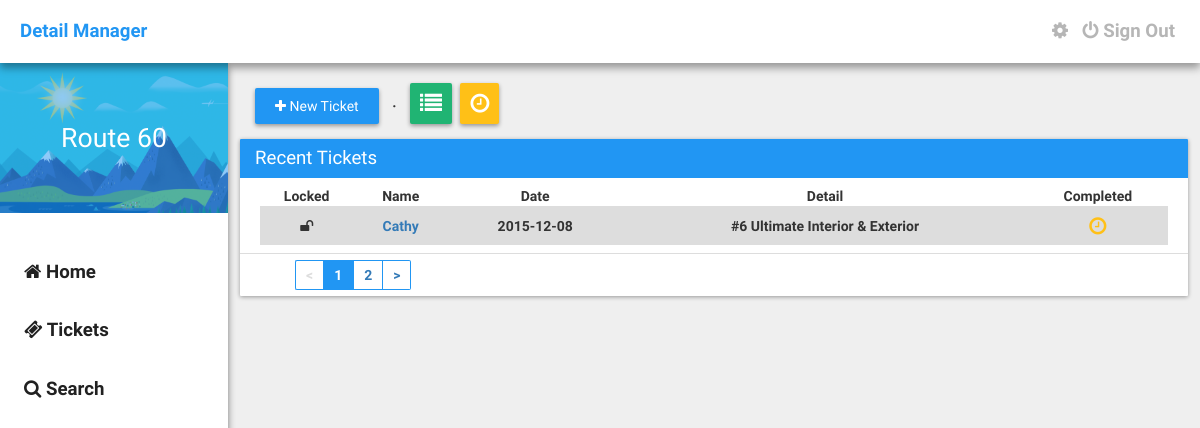
/scheduled.php (signed in), run on an earlier commit of the app's database.
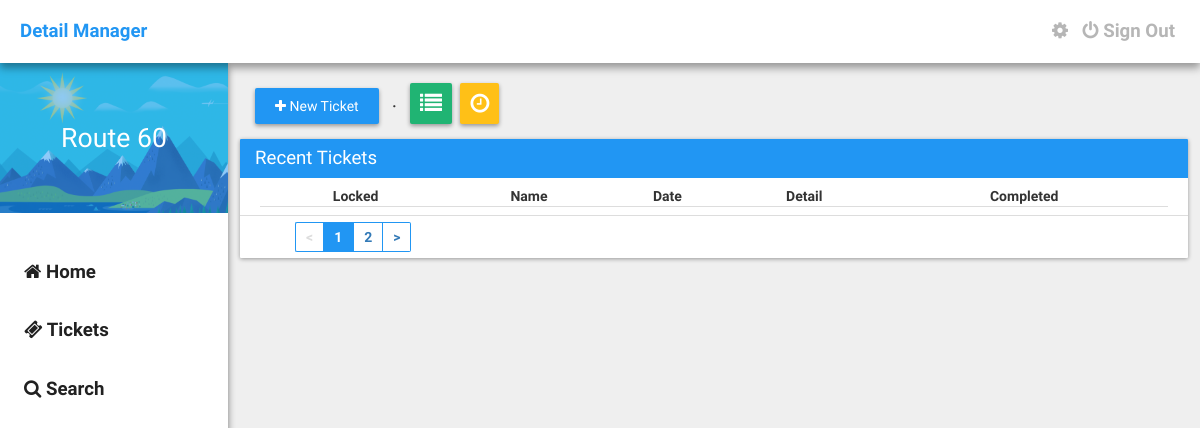
And on a later commit of the database.
### tables this page shows
CREATE TABLE IF NOT EXISTS `detail_users` (
  `user_id` int(11) NOT NULL,
  `username` varchar(32) NOT NULL,
  `password` varchar(1024) NOT NULL,
  `email` varchar(1024) NOT NULL,
  `avatar` varchar(1024) NOT NULL DEFAULT 'http://placehold.it/300x300',
  `description` varchar(10000) NOT NULL DEFAULT 'I''m a newly registered user on HoloHex!',
  `power_rank` varchar(1024) NOT NULL DEFAULT '1',
  `active` int(11) NOT NULL DEFAULT '1',
  `type` varchar(32) NOT NULL DEFAULT 'User',
  `dob` timestamp NOT NULL DEFAULT CURRENT_TIMESTAMP
);

CREATE TABLE IF NOT EXISTS `detail_tickets` (
  `id` int(11) NOT NULL,
  `locked` int(11) NOT NULL DEFAULT '0',
  `first_name` text NOT NULL,
  `last_name` text NOT NULL,
  `phone_number` varchar(32) NOT NULL,
  `date` date NOT NULL,
  `vehicle_make` text NOT NULL,
  `vehicle_model` text NOT NULL,
  `vehicle_color` text NOT NULL,
  `discount` int(11) NOT NULL,
  `services` varchar(32) NOT NULL,
  `pre_paid_done` varchar(32) NOT NULL,
  `user_id` varchar(32) NOT NULL,
  `ticket_id` varchar(32) NOT NULL,
  `notes` text NOT NULL,
  `ticket_creator` text NOT NULL
);

### assets/core/init.php (called while the page is built, shortened)
<?php
	$site = "http://".$_SERVER['SERVER_NAME']."";
	require("functions/users.php");
	if(logged_in() === true) {
		$session_user_id = $_SESSION['user_id'];
		$user_data = user_data($session_user_id, 'user_id', 'username', 'password', 'email', 'avatar', 'description', 'power_rank', 'active', 'type', 'dob');
	}

### assets/core/functions/users.php (called while the page is built, shortened)
<?php
	function user_data($user_id) {
		$user_id = (int)$user_id;
		$func_num_args = func_num_args();
		$func_get_args = func_get_args();
		if($func_num_args > 1) {
			unset($func_get_args[0]);
			$fields = '`'.implode('`, `', $func_get_args).'`';
			$data = mysql_fetch_assoc(mysql_query("SELECT $fields FROM `detail_users` WHERE `user_id`='$user_id'"));
			return $data;
		}
	}
	function logged_in() {
		return (isset($_SESSION['user_id'])) ? true : false;
	}
?>

### scheduled.php (the view, shortened to what this page needs)
<?php require("./assets/core/init.php"); require("./include/navbar.php"); ?>
<?php
        $tbl_name = "detail_tickets";
        $adjacents = 2;
        $query = "SELECT COUNT(*) as num FROM $tbl_name";
        $total_pages = mysql_fetch_array(mysql_query($query));
        $total_pages = $total_pages[0];
        $targetpage = "scheduled";
        $limit = 15;
        $page = $_GET['page'];
        if($page)
            $start = ($page - 1) * $limit;
        else
            $start = 0;
        $sql = "SELECT * FROM $tbl_name WHERE `pre_paid_done` = 'Appointment' ORDER BY id DESC LIMIT $start, $limit";
        $result2 = mysql_query($sql);
        if ($page == 0) $page = 1;
        $prev = $page - 1;
        $next = $page + 1;
        $lastpage = ceil($total_pages/$limit);
        $pagination = "";
        if($lastpage > 1)
        {
            $pagination .= "<ul class='pagination' style='margin: 0px;'>";
            if ($page > 1)
                $pagination.= "<li class='left'><a href='$targetpage?page=$prev'><</a></li>";
            else
                $pagination.= "<li class='disabledpage left'><a href='#'><</a></li>";
            if ($lastpage < 7 + ($adjacents * 2))
            {
                for ($counter = 1; $counter <= $lastpage; $counter++)
                {
                    if ($counter == $page)
                        $pagination.= "<li class='active'><a href='#'>$counter</a></li>";
                    else
                        $pagination.= "<li class='waves-effect'><a href='$targetpage?page=$counter'>$counter</a></li>";
                }
            }
            if ($page < $counter - 1)
                $pagination.= "<li class='right'><a href='$targetpage?page=$next'>></a></li>";
            else
                $pagination.= "<li class='disabledpage right'><a href='#'>></a></li>";
            $pagination.= "</ul>\n";
        }
    ?>
	<div class="container">
        <?php require_once("./include/tickets-button.php"); ?>
		<div class="row">
			<div class="col-md-45">
				<div class="card">
					<div class="card-title">Recent Tickets</div>
					<div class="card-content">
						<table class="table" padding="10" style="text-align: center;">
							<thead>
								<tr>
                                    <th>Locked</th>
									<th>Name</th>
									<th>Date</th>
									<th>Detail</th>
									<th>Completed</th>
								</tr>
							</thead>
							<tbody>
								<?php
								while($row = mysql_fetch_array($result2)) {
									$services = $row['services'];
									$options = $row['pre_paid_done'];
									if($services == 'wax'){
			                            $servicetitle = "Meguiar's Wax";
			                        }elseif($services == 1) {
			                            $servicetitle = "#1 Interior Only Detail";
			                        }
			                        elseif($services == 2) {
			                            $servicetitle = "#2 Exterior Only Detail";
			                        }
			                        elseif($services == 3) {
			                            $servicetitle = "#3 Complete Interior & Exterior";
			                        }
			                        elseif($services == 4) {
			                            $servicetitle = "#4 Engine Detail";
			                        }
			                        elseif($services == 5) {
			                            $servicetitle = "#5 Paint Restoration";
			                        }
			                        elseif($services == 6) {
			                            $servicetitle = "#6 Ultimate Interior & Exterior";
			                        }
			                        elseif($services == 7) {
                                        $servicetitle = "#7 Synthetic Sealer Special";
                                    }
                                    elseif($services == "hw") {
                                        $servicetitle = "Hand Wash - Car";
                                    }
                                    elseif($services == "hwfs") {
                                        $servicetitle = "Hand Wash - Car w/ Full Service";
                                    }
                                    elseif($services == "hwsuv") {
                                        $servicetitle = "Hand Wash - SUV";
                                    }
                                    elseif($services == "hwsuvfs") {
                                        $servicetitle = "Hand Wash - SUV w/ Full Service";
                                    }
			                        if($options == 'Prepaid') {
			                            $option = "<center><h6 style='color: #E14747; margin: 0px; font-size: 20px;'>X</h6></center>";
			                        }elseif($options == 'Paid/Completed') {
			                            $option = "<center><h6 style='color: #20B473; margin: 0px; font-size: 20px;'>&check;</h6></center>";
			                        }elseif($options == 'Appointment') {
                                        $option = "<center><h6 style='color: #FFC017; margin: 0px; font-size: 20px;'><i class='fa fa-clock-o'></i></h6></center>";
                                    }
                                    if($row['locked'] == 0) {
                                        $locking = "<i class='fa fa-unlock'></i>";
                                    }elseif($row['locked'] == 1) {
                                        $locking = "<i class='fa fa-lock'></i>";
                                    }
			                        echo '<tr>';
                                    echo '<td>'.$locking.'</td>';
			                        echo '<td><a href="'.$site.'/ticket?id='.$row['ticket_id'].'">'.$row['first_name'].' '.$row['last_name'].'</a></td>';
			                        echo '<td>'.$row['date'].'</td>';
			                        echo '<td>'.$servicetitle.'</td>';
			                        echo '<td>'.$option.'</td>';
			                        echo '</tr>';
								}
							?>
							</tbody>
						</table>
					</div>
					<div class="card-footer">
						<?=$pagination?>
					</div>
				</div>
			</div>
		</div>
	</div>
<?php require("./include/footer.php"); ?>

### include/navbar.php (shortened to what this page needs)
<!DOCTYPE html>
<html>
<head>
	<link rel="stylesheet" type="text/css" href="<?php echo $site; ?>/assets/css/bootstrap.min.css">
	<link rel="stylesheet" type="text/css" href="<?php echo $site; ?>/assets/css/main.css" />
	<link rel="stylesheet" href="https://maxcdn.bootstrapcdn.com/font-awesome/4.4.0/css/font-awesome.min.css">
</head>
<body>
	<div class="nav">
		<a href="<?php echo $site; ?>" class="brand">Detail Manager</a>
		<div class="right">
			<?php
				if(logged_in() === true) {
					if($user_data['username'] == "route60admin") {
						echo '<a href="'.$site.'/settings" class="navigation"><i class="fa fa-cog"></i></a>';
					}else{
						echo '';
					}
				}else{
					echo '';
				}
			?>
			<?php
				if(logged_in() === true) {
					echo '<a href="/signout" class="navigation"><i class="fa fa-power-off"></i> Sign Out</a>';
				}else{
					echo '<a href="/signin" class="navigation"><i class="fa fa-power-off"></i> Sign In</a>';
				}
			?>
		</div>
	</div>
	<div class="left-nav">
		<div class="header">
			<div class="brand">
				<?php
					if(logged_in() === true) {
						echo $user_data['description'];
					}else{
						echo "Guest";
					}
				?>
			</div>
		</div>
		<div class="links">
			<a href="<?php echo $site; ?>"><i class="fa fa-home"></i> Home</a>
			<a href="<?php echo $site; ?>/tickets?page=1"><i class="fa fa-ticket"></i> Tickets</a>
			<a href="#"><i class="fa fa-search"></i> Search</a>
		</div>
	</div>

### include/tickets-button.php
<a href="<?php echo $site; ?>/new"><div class="button-raised" style="width: auto;"><i class="fa fa-plus"></i> New Ticket</div></a>
<span style="margin-left: 10px; margin-right: 10px;">&middot;</span>
<a href="<?php echo $site; ?>/tickets?page=1"><div class="button-raised" style="width: auto; background: #20B473; font-size: 22px; padding: 5px 10px; margin-right: 5px;"><i class="fa fa-list"></i></div></a>
<a href="<?php echo $site; ?>/scheduled?page=1"><div class="button-raised" style="Width: auto; background: #FFC017; font-size: 22px; padding: 5px 10px;"><i class='fa fa-clock-o'></i></div></a>

### include/footer.php
</body>
</html>

### assets/css/main.css (style rules this page uses)
body { margin: 0px; padding: 0px; height: 100%; font-weight: bold; min-height: 100%; background: #EFEFEF; font-family: "RobotoDraft", Arial, sans-serif, Helvetica; }
.left { float: left; }
.right { float: right; }
.nav { width: 100%; z-index: 9999; font-size: 14pt; padding: 18px 20px; position: relative; background: #FFFFFF; box-sizing: border-box; -moz-box-sizing: border-box; -webkit-box-sizing: border-box; box-shadow: 0 5px 8px rgba(0, 0, 0, 0.37); }
.nav > .brand { color: #2196F3; font-weight: bold; text-decoration: none; transition: all 0.18s ease; }
.nav > .right > a { color: #B6B6B6; margin-left: 5px; margin-right: 5px; transition: all 0.18s ease; }
.left-nav { width: 19%; height: 100%; z-index: 9998; position: fixed; background: #FFFFFF; box-shadow: 0 4px 7px rgba(0, 0, 0, 0.49); }
.left-nav > .header { width: 100%; height: 150px; background: url(../imgs/header-background.png); background-size: cover; }
.left-nav > .header > .brand { width: 100%; color: #FFFFFF; font-size: 20pt; font-weight: 200; line-height: 150px; text-align: center; background: rgba(33, 150, 243, 0.5); }
.left-nav > .links { width: 100%; margin-top: 30px; }
.left-nav > .links > a { width: 100%; color: #212121; display: block; font-size: 14pt; padding: 16px 24px; text-decoration: none; box-sizing: border-box; transition: all 0.18s ease; -moz-box-sizing: border-box; -webkit-box-sizing: border-box; }
.container { width: 79%; float: right; margin-top: 20px; margin-left: 20px; margin-right: 12px; }
.card { width: 100%; margin-top: 15px; border-radius: 1px; margin-bottom: 15px; background: #FFFFFF; box-shadow: 0 1px 4px rgba(0, 0, 0, 0.37); }
.card > .card-title { color: #FFFFFF; font-size: 14pt; font-weight: 300; padding: 6px 15px; background: #2196F3; border-top-left-radius: 1px; border-top-right-radius: 1px; }
.card > .card-content { padding: 8px 20px; }
.card > .card-footer { padding: 6px 15px; border-top: 1px solid #DDDDDD; }
.table { width: 100%; }
.table > thead > tr { padding: 1px 5px; border-bottom: 1px solid #DDDDDD; }
.button-raised { width: 100%; border: none; color: #FFFFFF; font-weight: 500; padding: 8px 20px; text-align: center; border-radius: 2px; background: #2196F3; display: inline-block; transition: all 0.3s ease; box-shadow: 0 2px 4px rgba(0, 0, 0, 0.37); }
.pagination { list-style: none; }
.pagination > li { float: left; color: #2196F3; padding: 4px 10px; display: inline-block; border: 1px solid #2196F3; }
.pagination .active { color: #FFF; background: #2196F3; }
.pagination .active > a { color: #FFFFFF; }
.pagination .disabledpage { float: left; color: #DDDDDD; background: #FFFFFF; pointer-events: none; }
.pagination .disabledpage > a { color: #DDDDDD; background: #FFFFFF; }
.pagination .left { border-right: 0px; border-top-left-radius: 2px; border-bottom-left-radius: 2px; }
.pagination .right { border-left: 0px; border-top-right-radius: 2px; border-bottom-right-radius: 2px; }
.table > tbody > tr:nth-child(odd) { background: #DDDDDD; }
td { padding: 5px; }

What changed in the data, as far as the page shows it:
removed detail_tickets: locked 0 (drawn), first_name "Cathy", date "2015-12-08", services "#6 Ultimate Interior & Exterior", pre_paid_done "Appointment" (drawn)
